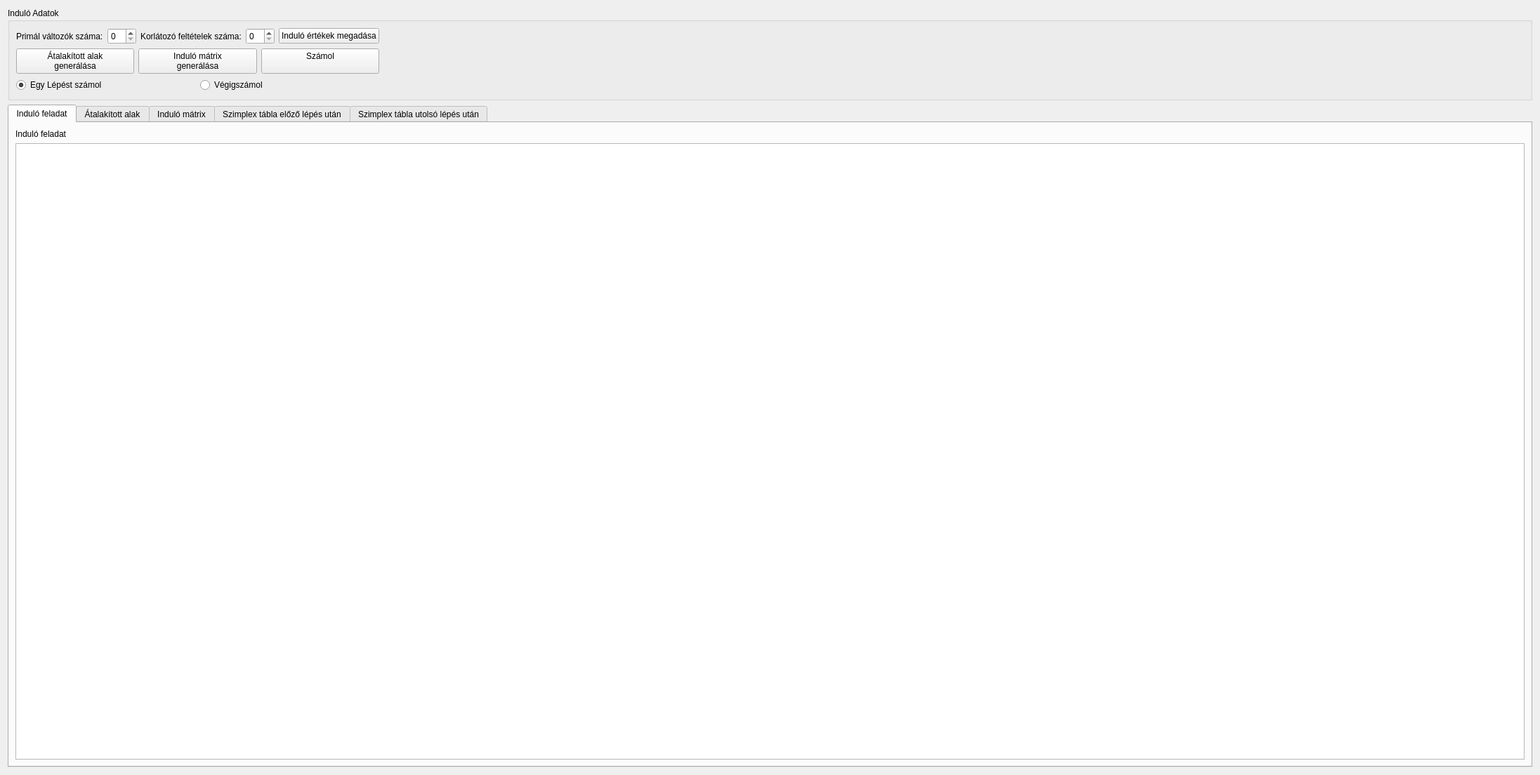
<?xml version="1.0" encoding="UTF-8"?>
<ui version="4.0">
 <class>Mainvindow_gui_plugin_for_fules</class>
 <widget class="QWidget" name="Mainvindow_gui_plugin_for_fules">
  <property name="geometry">
   <rect>
    <x>0</x>
    <y>0</y>
    <width>2193</width>
    <height>1104</height>
   </rect>
  </property>
  <property name="windowTitle">
   <string>Form</string>
  </property>
  <layout class="QVBoxLayout" name="verticalLayout_4">
   <item>
    <layout class="QVBoxLayout" name="verticalLayout_3">
     <item>
      <widget class="QGroupBox" name="groupBox">
       <property name="title">
        <string>Induló Adatok</string>
       </property>
       <layout class="QVBoxLayout" name="verticalLayout_2">
        <item>
         <layout class="QHBoxLayout" name="horizontalLayout_4">
          <item>
           <layout class="QVBoxLayout" name="verticalLayout">
            <item>
             <layout class="QHBoxLayout" name="horizontalLayout">
              <item>
               <widget class="QLabel" name="label">
                <property name="text">
                 <string>Primál változók száma:</string>
                </property>
               </widget>
              </item>
              <item>
               <widget class="QSpinBox" name="termteny"/>
              </item>
              <item>
               <widget class="QLabel" name="label_2">
                <property name="text">
                 <string>Korlátozó feltételek száma:</string>
                </property>
               </widget>
              </item>
              <item>
               <widget class="QSpinBox" name="korlfelt"/>
              </item>
              <item>
               <widget class="QPushButton" name="button_kezd">
                <property name="text">
                 <string>Induló értékek megadása</string>
                </property>
               </widget>
              </item>
             </layout>
            </item>
            <item>
             <layout class="QHBoxLayout" name="horizontalLayout_2">
              <item>
               <widget class="QPushButton" name="button_kanonikus">
                <property name="text">
                 <string>Átalakított alak 
generálása</string>
                </property>
               </widget>
              </item>
              <item>
               <widget class="QPushButton" name="button_indulo_matrix">
                <property name="text">
                 <string>Induló mátrix
generálása</string>
                </property>
               </widget>
              </item>
              <item>
               <widget class="QPushButton" name="button_szamol">
                <property name="text">
                 <string>Számol
</string>
                </property>
               </widget>
              </item>
             </layout>
            </item>
            <item>
             <layout class="QHBoxLayout" name="horizontalLayout_3">
              <item>
               <widget class="QRadioButton" name="radioButton">
                <property name="text">
                 <string>Egy Lépést számol</string>
                </property>
                <property name="checked">
                 <bool>true</bool>
                </property>
               </widget>
              </item>
              <item>
               <widget class="QRadioButton" name="radioButton_2">
                <property name="text">
                 <string>Végigszámol</string>
                </property>
               </widget>
              </item>
             </layout>
            </item>
           </layout>
          </item>
          <item>
           <spacer name="horizontalSpacer">
            <property name="orientation">
             <enum>Qt::Horizontal</enum>
            </property>
            <property name="sizeHint" stdset="0">
             <size>
              <width>40</width>
              <height>20</height>
             </size>
            </property>
           </spacer>
          </item>
         </layout>
        </item>
       </layout>
      </widget>
     </item>
     <item>
      <widget class="QTabWidget" name="tabWidget">
       <property name="currentIndex">
        <number>0</number>
       </property>
       <widget class="QWidget" name="tab">
        <attribute name="title">
         <string>Induló feladat</string>
        </attribute>
        <layout class="QHBoxLayout" name="horizontalLayout_5">
         <item>
          <layout class="QVBoxLayout" name="verticalLayout_5">
           <item>
            <widget class="QLabel" name="label_5">
             <property name="text">
              <string>Induló feladat</string>
             </property>
            </widget>
           </item>
           <item>
            <widget class="QTableView" name="tableView"/>
           </item>
          </layout>
         </item>
        </layout>
       </widget>
       <widget class="QWidget" name="tab_2">
        <attribute name="title">
         <string>Átalakított alak</string>
        </attribute>
        <layout class="QHBoxLayout" name="horizontalLayout_6">
         <item>
          <layout class="QVBoxLayout" name="verticalLayout_6">
           <item>
            <widget class="QLabel" name="label_6">
             <property name="text">
              <string>Átalakatított alak</string>
             </property>
            </widget>
           </item>
           <item>
            <widget class="QTableView" name="tableView_2"/>
           </item>
          </layout>
         </item>
        </layout>
       </widget>
       <widget class="QWidget" name="tab_3">
        <attribute name="title">
         <string>Induló mátrix</string>
        </attribute>
        <layout class="QHBoxLayout" name="horizontalLayout_7">
         <item>
          <layout class="QVBoxLayout" name="verticalLayout_7">
           <item>
            <widget class="QLabel" name="label_7">
             <property name="text">
              <string>Induló tábla</string>
             </property>
            </widget>
           </item>
           <item>
            <widget class="QTableView" name="tableView_3"/>
           </item>
          </layout>
         </item>
        </layout>
       </widget>
       <widget class="QWidget" name="tab_4">
        <attribute name="title">
         <string>Szimplex tábla előző lépés után</string>
        </attribute>
        <layout class="QHBoxLayout" name="horizontalLayout_8">
         <item>
          <layout class="QVBoxLayout" name="verticalLayout_8">
           <item>
            <widget class="QLabel" name="label_8">
             <property name="text">
              <string>Előző lépés után</string>
             </property>
            </widget>
           </item>
           <item>
            <widget class="QTableView" name="tableView_4"/>
           </item>
          </layout>
         </item>
        </layout>
       </widget>
       <widget class="QWidget" name="tab_5">
        <attribute name="title">
         <string>Szimplex tábla utolsó lépés után</string>
        </attribute>
        <layout class="QHBoxLayout" name="horizontalLayout_9">
         <item>
          <layout class="QVBoxLayout" name="verticalLayout_9">
           <item>
            <widget class="QLabel" name="label_9">
             <property name="text">
              <string>Utolsó lépés után</string>
             </property>
            </widget>
           </item>
           <item>
            <widget class="QTableView" name="tableView_5"/>
           </item>
          </layout>
         </item>
        </layout>
       </widget>
      </widget>
     </item>
    </layout>
   </item>
  </layout>
 </widget>
 <tabstops>
  <tabstop>termteny</tabstop>
  <tabstop>korlfelt</tabstop>
  <tabstop>button_kezd</tabstop>
  <tabstop>button_kanonikus</tabstop>
  <tabstop>button_indulo_matrix</tabstop>
  <tabstop>button_szamol</tabstop>
  <tabstop>radioButton</tabstop>
  <tabstop>radioButton_2</tabstop>
  <tabstop>tabWidget</tabstop>
  <tabstop>tableView</tabstop>
  <tabstop>tableView_2</tabstop>
  <tabstop>tableView_3</tabstop>
  <tabstop>tableView_4</tabstop>
  <tabstop>tableView_5</tabstop>
 </tabstops>
 <resources/>
 <connections/>
</ui>
